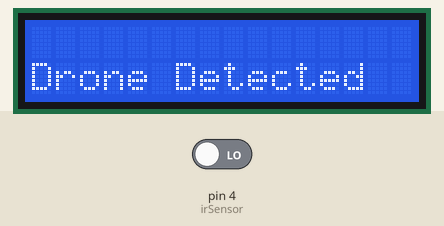
Recording of a sketch running on a simulated Arduino Uno, built with avr-gcc and run on an emulated ATmega328P. Parts: 16×2 character LCD. The inputs (shaded band) are chosen by the test bench; at power-on: pin 4 (irSensor) LOW. What the sketch prints to the serial monitor is not drawn.

Above: at 1.2 s.
1.3 s: pin 4 (irSensor) driven HIGH
At 2.5 s:
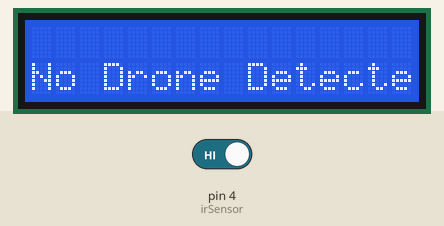
2.8 s: pin 4 (irSensor) driven LOW
At 3.3 s:
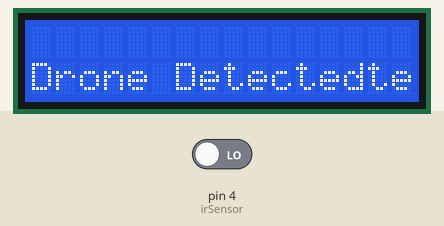
Timing chart, 0 to 5.8 s (numbered marks = the images above; inputs shaded):
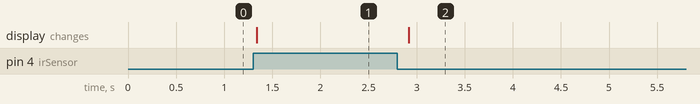

The sketch:

IRSensorWithLCD.ino
```cpp
#include <LiquidCrystal_I2C.h>
// Input IR sesnor
const int irSensor = 4;

LiquidCrystal_I2C lcd(0x27, 16, 2); // set the LCD address to 0x27

void setup() {
pinMode(irSensor, INPUT);
lcd.init(); // initialize the lcd
lcd.backlight();
Serial.begin(9600);
}

void loop() {
  // read sensor
int irValue = digitalRead(irSensor);
// if sensor is triggered
if(irValue < 1){
Serial.println("Object Detected");
lcd.setCursor(0, 1);
lcd.print("Drone Detected"); // LCD display when condition is true
}
else{
lcd.setCursor(0, 1);
lcd.print("No Drone Detected!");
Serial.println("No Object Detected");
}

delay(300);
}
```

Measured:
- after the input at 1.3 s, the display: changes at once (image 1)
- after the input at 2.8 s, the display: changes after 0.12 s (image 2)
